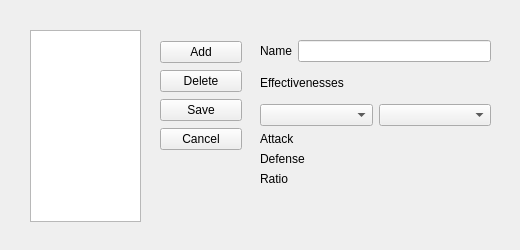
<?xml version="1.0" encoding="UTF-8"?>
<ui version="4.0">
 <class>TypesWindow</class>
 <widget class="QWidget" name="TypesWindow">
  <property name="geometry">
   <rect>
    <x>0</x>
    <y>0</y>
    <width>520</width>
    <height>250</height>
   </rect>
  </property>
  <property name="windowTitle">
   <string>Form</string>
  </property>
  <widget class="QListView" name="listView">
   <property name="geometry">
    <rect>
     <x>30</x>
     <y>30</y>
     <width>111</width>
     <height>192</height>
    </rect>
   </property>
  </widget>
  <widget class="QWidget" name="">
   <property name="geometry">
    <rect>
     <x>260</x>
     <y>40</y>
     <width>231</width>
     <height>146</height>
    </rect>
   </property>
   <layout class="QVBoxLayout" name="verticalLayout_3">
    <item>
     <layout class="QHBoxLayout" name="horizontalLayout">
      <item>
       <widget class="QLabel" name="label_2">
        <property name="text">
         <string>Name</string>
        </property>
       </widget>
      </item>
      <item>
       <widget class="QLineEdit" name="lineEdit_Name"/>
      </item>
     </layout>
    </item>
    <item>
     <widget class="QLabel" name="label">
      <property name="text">
       <string>Effectivenesses</string>
      </property>
     </widget>
    </item>
    <item>
     <layout class="QHBoxLayout" name="horizontalLayout_3">
      <item>
       <widget class="QComboBox" name="comboBox_Name"/>
      </item>
      <item>
       <widget class="QComboBox" name="comboBox_Type"/>
      </item>
     </layout>
    </item>
    <item>
     <layout class="QHBoxLayout" name="horizontalLayout_2">
      <item>
       <layout class="QVBoxLayout" name="verticalLayout">
        <item>
         <widget class="QLabel" name="label_3">
          <property name="text">
           <string>Attack</string>
          </property>
         </widget>
        </item>
        <item>
         <widget class="QLabel" name="label_4">
          <property name="text">
           <string>Defense</string>
          </property>
         </widget>
        </item>
        <item>
         <widget class="QLabel" name="label_5">
          <property name="text">
           <string>Ratio</string>
          </property>
         </widget>
        </item>
       </layout>
      </item>
      <item>
       <layout class="QVBoxLayout" name="verticalLayout_2">
        <item>
         <widget class="QLabel" name="label_Attack">
          <property name="text">
           <string/>
          </property>
         </widget>
        </item>
        <item>
         <widget class="QLabel" name="label_Defense">
          <property name="text">
           <string/>
          </property>
         </widget>
        </item>
        <item>
         <widget class="QLabel" name="label_Ratio">
          <property name="text">
           <string/>
          </property>
         </widget>
        </item>
       </layout>
      </item>
     </layout>
    </item>
   </layout>
  </widget>
  <widget class="QWidget" name="">
   <property name="geometry">
    <rect>
     <x>160</x>
     <y>40</y>
     <width>82</width>
     <height>112</height>
    </rect>
   </property>
   <layout class="QVBoxLayout" name="verticalLayout_4">
    <item>
     <widget class="QPushButton" name="pushButton_Add">
      <property name="text">
       <string>Add</string>
      </property>
     </widget>
    </item>
    <item>
     <widget class="QPushButton" name="pushButton_Delete">
      <property name="text">
       <string>Delete</string>
      </property>
     </widget>
    </item>
    <item>
     <widget class="QPushButton" name="pushButton_Save">
      <property name="text">
       <string>Save</string>
      </property>
     </widget>
    </item>
    <item>
     <widget class="QPushButton" name="pushButton_Cancel">
      <property name="text">
       <string>Cancel</string>
      </property>
     </widget>
    </item>
   </layout>
  </widget>
 </widget>
 <resources/>
 <connections/>
</ui>
